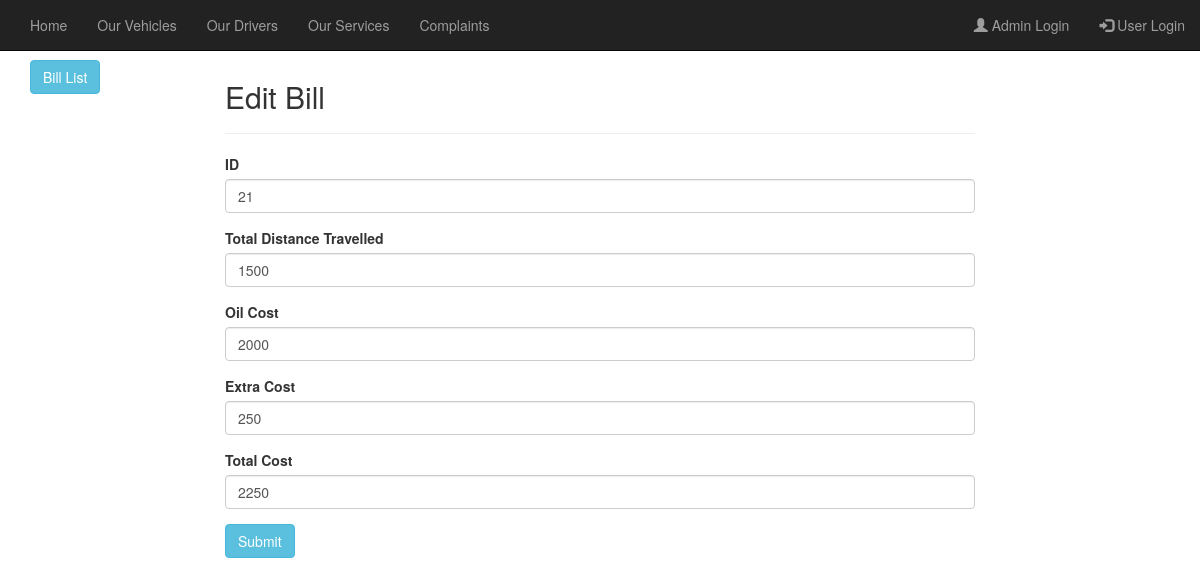
Screenshot of /editbill.php?id=21 with the database file from the repository.
### tables this page shows
CREATE TABLE `tripcost` (
  `id` int(11) NOT NULL,
  `booking_id` varchar(50) NOT NULL,
  `username` varchar(100) NOT NULL,
  `total_km` varchar(11) NOT NULL,
  `oil_cost` varchar(11) NOT NULL,
  `extra_cost` varchar(11) NOT NULL,
  `total_cost` varchar(11) NOT NULL,
  `paid` int(11) NOT NULL
);

### editbill.php (the view, shortened to what this page needs)
<?php
   $id= $_GET['id'];
   $conn=mysqli_connect('localhost','root','','vehicle management');
   $sql="SELECT * FROM tripcost WHERE id='$id'";
   $result=mysqli_query($conn,$sql);
   $std=mysqli_fetch_assoc($result);
?>
<!DOCTYPE html>
<html lang="en">
  <head>
    <link href="css/bootstrap.min.css" rel="stylesheet">
  </head>
  <body>
    <br><br><br>
	 <?php include 'navbar.php';?>
    <div class="container">
      <div class="row">
        <div class="col-md-2">
          <a class="btn btn-info" href="index.php">Bill List</a>
        </div>
        <div class="col-md-8">
        <h2>Edit Bill</h2>
        <hr>
        <form action="updatebill.php?id=<?php echo '$id'.'$id'; ?>" method="POST">
        <div class="form-group">
          <label for="name">ID</label>
          <input required type="text" class="form-control" name="id" placeholder="vehicle id" value="<?php echo $std['id']?>">
        </div>
        <div class="form-group">
          <label for="Roll">Total Distance Travelled</label>
          <input required type="text" class="form-control" name="total_km" placeholder="Total Distance" value="<?php echo $std['total_km']?>">
        </div>
        <div class="form-group">
          <label for="Age">Oil Cost</label>
          <input type="text" class="form-control" name="oil_cost" placeholder="Oil Cost" value="<?php echo $std['oil_cost']?>">
        </div>
        <div class="form-group">
          <label for="Address">Extra Cost</label>
          <input type="text" class="form-control" name="extra_cost" placeholder="Extra Cost" value="<?php echo $std['extra_cost']?>">
        </div>
        <div class="form-group">
          <label for="Mobile">Total Cost </label>
          <input type="text" class="form-control" name="total_cost" placeholder="Total Cost" value="<?php echo $std['total_cost']?>">
        </div>
        <button type="submit" class="btn btn-info">Submit</button>
      </form>
        </div>
      </div>
    </div>
  </body>
</html>

### rows the page displays
tripcost: id "21", total_km "1500", oil_cost "2000", extra_cost "250", total_cost "2250"
